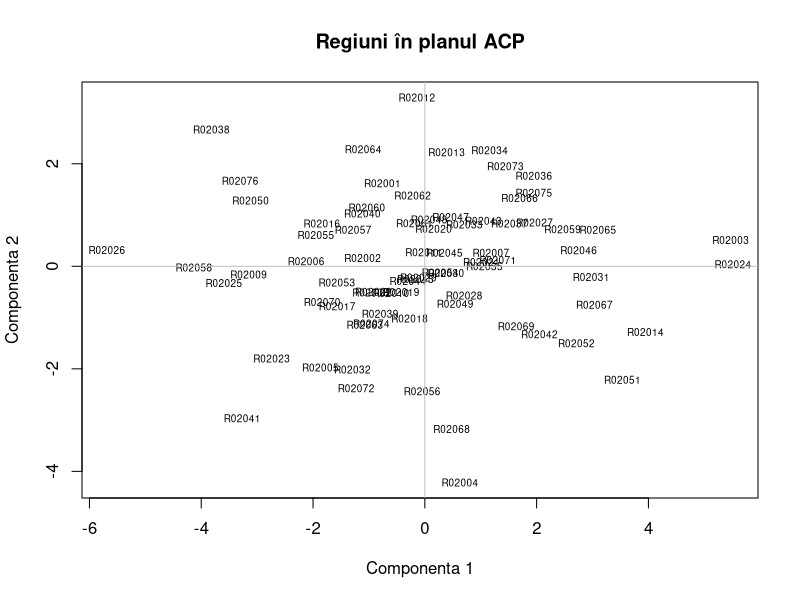

The R source for this figure:
# Date de exercițiu; rulează tu, dacă dorești. Nu necesită pachete externe.
# Salvează CSV-ul și acest script în același folder; setează acel folder în R.
d <- read.csv("model-03.csv", row.names = 1, check.names = FALSE)
R <- cor(d)
e <- eigen(R, symmetric = TRUE)
V <- e$vectors
anchors <- c(3,2,8,7,8,4,3,4)
for (j in seq_len(ncol(V))) if (V[anchors[j], j] < 0) V[,j] <- -V[,j]
factor <- sweep(V, 2, sqrt(e$values), "*")
rownames(factor) <- colnames(d)
colnames(factor) <- paste0("Dim", seq_len(ncol(d)))
scoruri <- scale(d) %*% V
rownames(scoruri) <- rownames(d)
print(round(R, 3))
print(round(cbind(lambda=e$values, procent=100*e$values/ncol(d), cumulat=cumsum(100*e$values/ncol(d))), 3))
print(round(factor[,1:2], 3))
print(round(cbind(Dim1=factor[,1], Dim2=factor[,2], ctr1=100*V[,1]^2, ctr2=100*V[,2]^2), 3))
plot(scoruri[,1:2], type="n", xlab="Componenta 1", ylab="Componenta 2", main="Regiuni în planul ACP")
text(scoruri[,1:2], labels=rownames(d), cex=.6)
abline(h=0,v=0,col="grey")
# Scorurile folosesc standardizarea cu abaterea standard de eșantion.
# Față de alte funcții PCA, semnul axelor sau scara scorurilor pot diferi.
